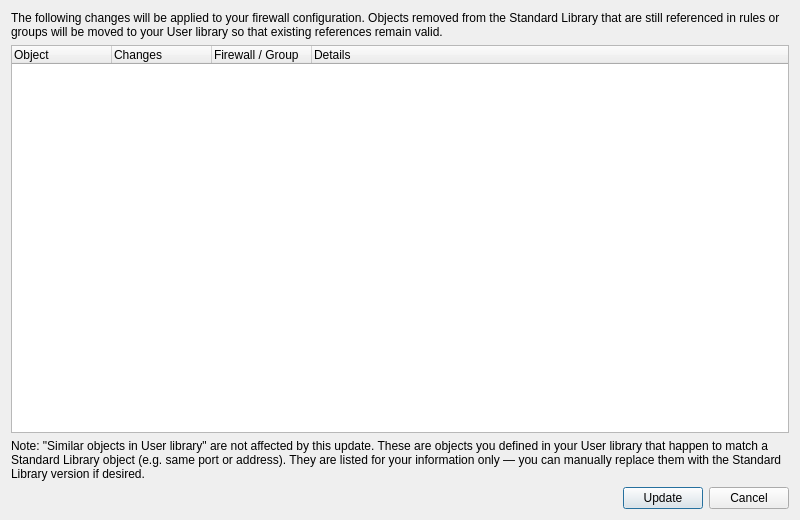
<?xml version="1.0" encoding="UTF-8"?>
<ui version="4.0">
 <class>UpdateLibPreviewDialog_q</class>
 <widget class="QDialog" name="UpdateLibPreviewDialog_q">
  <property name="geometry">
   <rect>
    <x>0</x>
    <y>0</y>
    <width>800</width>
    <height>520</height>
   </rect>
  </property>
  <property name="minimumSize">
   <size>
    <width>550</width>
    <height>400</height>
   </size>
  </property>
  <property name="windowTitle">
   <string>Update Standard Library</string>
  </property>
  <layout class="QVBoxLayout">
   <item>
    <widget class="QLabel" name="headerLabel">
     <property name="text">
      <string>The following changes will be applied to your firewall configuration. Objects removed from the Standard Library that are still referenced in rules or groups will be moved to your User library so that existing references remain valid.</string>
     </property>
     <property name="alignment">
      <set>Qt::AlignmentFlag::AlignVCenter</set>
     </property>
     <property name="wordWrap">
      <bool>true</bool>
     </property>
    </widget>
   </item>
   <item>
    <widget class="QTreeWidget" name="changesTree">
     <property name="sizePolicy">
      <sizepolicy hsizetype="Expanding" vsizetype="Expanding">
       <horstretch>0</horstretch>
       <verstretch>1</verstretch>
      </sizepolicy>
     </property>
     <property name="minimumSize">
      <size>
       <width>500</width>
       <height>250</height>
      </size>
     </property>
     <property name="selectionMode">
      <enum>QAbstractItemView::SelectionMode::NoSelection</enum>
     </property>
     <property name="rootIsDecorated">
      <bool>true</bool>
     </property>
     <property name="uniformRowHeights">
      <bool>true</bool>
     </property>
     <property name="headerHidden">
      <bool>false</bool>
     </property>
     <property name="toolTip">
      <string>Summary of all changes that will be applied when updating the Standard Library.</string>
     </property>
     <column>
      <property name="text">
       <string>Object</string>
      </property>
     </column>
     <column>
      <property name="text">
       <string>Changes</string>
      </property>
     </column>
     <column>
      <property name="text">
       <string>Firewall / Group</string>
      </property>
     </column>
     <column>
      <property name="text">
       <string>Details</string>
      </property>
     </column>
    </widget>
   </item>
   <item>
    <widget class="QLabel" name="duplicatesNote">
     <property name="text">
      <string>Note: "Similar objects in User library" are not affected by this update. These are objects you defined in your User library that happen to match a Standard Library object (e.g. same port or address). They are listed for your information only — you can manually replace them with the Standard Library version if desired.</string>
     </property>
     <property name="wordWrap">
      <bool>true</bool>
     </property>
     <property name="visible">
      <bool>false</bool>
     </property>
    </widget>
   </item>
   <item>
    <layout class="QHBoxLayout">
     <item>
      <spacer>
       <property name="orientation">
        <enum>Qt::Orientation::Horizontal</enum>
       </property>
       <property name="sizeHint" stdset="0">
        <size>
         <width>40</width>
         <height>20</height>
        </size>
       </property>
      </spacer>
     </item>
     <item>
      <widget class="QPushButton" name="updateButton">
       <property name="text">
        <string>Update</string>
       </property>
       <property name="toolTip">
        <string>Apply the listed changes and update the Standard Library.</string>
       </property>
      </widget>
     </item>
     <item>
      <widget class="QPushButton" name="cancelButton">
       <property name="text">
        <string>Cancel</string>
       </property>
       <property name="toolTip">
        <string>Abort without making any changes.</string>
       </property>
      </widget>
     </item>
    </layout>
   </item>
  </layout>
 </widget>
 <resources/>
 <connections>
  <connection>
   <sender>updateButton</sender>
   <signal>clicked()</signal>
   <receiver>UpdateLibPreviewDialog_q</receiver>
   <slot>accept()</slot>
   <hints>
    <hint type="sourcelabel">
     <x>20</x>
     <y>20</y>
    </hint>
    <hint type="destinationlabel">
     <x>20</x>
     <y>20</y>
    </hint>
   </hints>
  </connection>
  <connection>
   <sender>cancelButton</sender>
   <signal>clicked()</signal>
   <receiver>UpdateLibPreviewDialog_q</receiver>
   <slot>reject()</slot>
   <hints>
    <hint type="sourcelabel">
     <x>20</x>
     <y>20</y>
    </hint>
    <hint type="destinationlabel">
     <x>20</x>
     <y>20</y>
    </hint>
   </hints>
  </connection>
 </connections>
</ui>
